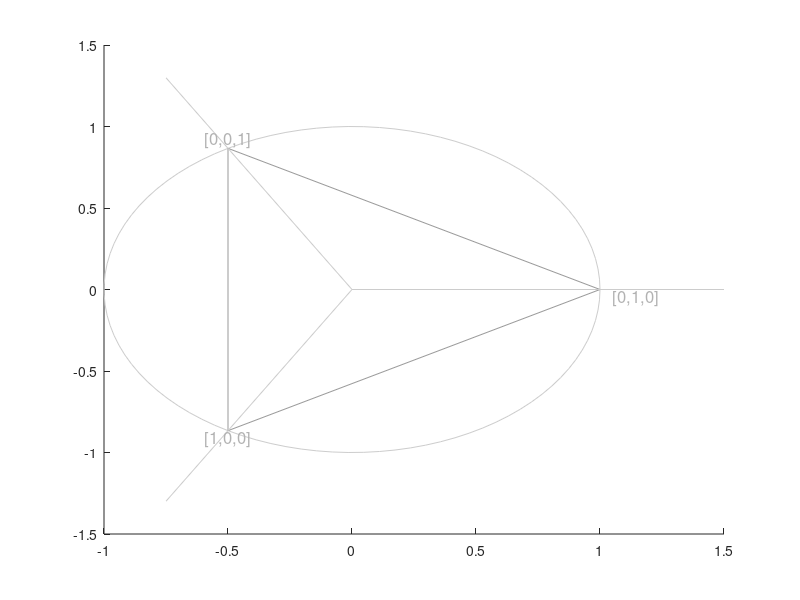

MATLAB code to generate this figure:
function drawTernaryTriangle(varargin)
% drawTernaryTriangle Draw guiding simplex and circles for one of the
% ternary texture planes.
%   Options:
%    'edgelabels'
%       How to label the corners of the simplex. Set to
%           'probability'   to show probability vectors at simplex edges.
%           'digit'         to show ternary digit at simplex edges.
%           'none'          to skip labeling simplex edges.
%    'fontscale'
%       Scale factor for label fonts.
%    'innercircle'
%       Set to false to not draw the inner guiding circle.
%    'outercircle'
%       Set to false to not draw the outer guiding circle.
%    'simplex'
%       Set to false to not draw the simplex boundary.
%    'axes'
%       Set to false to not draw the coordinate axes.
%    'circleopts'
%       Plot options for guiding circles.
%    'simplexopts'
%       Plot options for simplex boundary.
%    'axisopts'
%       Plot options for coordinate axes.
%    'axisovershoot'
%       Fraction by which to overshoot the axes.

% parse optional arguments
parser = inputParser;
parser.CaseSensitive = true;
parser.FunctionName = mfilename;

parser.addParameter('edgelabels', 'probability', @(s) ismember(s, {'probability', 'digit', 'none'}));
parser.addParameter('fontscale', 1, @(x) isscalar(x) && isnumeric(x) && x > 0);
parser.addParameter('innercircle', false, @(b) isscalar(b) && islogical(b));
parser.addParameter('outercircle', true, @(b) isscalar(b) && islogical(b));
parser.addParameter('simplex', true, @(b) isscalar(b) && islogical(b));
parser.addParameter('axes', true, @(b) isscalar(b) && islogical(b));
parser.addParameter('circleopts', {'color', [0.8, 0.8, 0.8], 'linewidth', 0.5}, @(c) iscell(c));
parser.addParameter('simplexopts', {'color', [0.6 0.6 0.6], 'linewidth', 0.5}, @(c) iscell(c));
parser.addParameter('axisopts', {'color', [0.8 0.8 0.8], 'linewidth', 0.5}, @(c) iscell(c));
parser.addParameter('axisovershoot', 0.5, @(x) isscalar(x) && isnumeric(x));

% show defaults if asked
if nargin == 1 && strcmp(varargin{1}, 'defaults')
    parser.parse;
    disp(parser.Results);
    return;
end

% parse
parser.parse(varargin{:});
params = parser.Results;

% prepare to revert to the original hold state
washold = ishold;
hold on;

% half the size of a simplex edge
max_t2 = sqrt(3)/2;
% these will be used to draw the circles
angle_range = linspace(0, 2*pi, 100);

% draw circles for orientation (radius 1 and 1/2)
if params.outercircle
    plot(cos(angle_range), sin(angle_range), params.circleopts{:});
end
if params.innercircle
    plot(0.5*cos(angle_range), 0.5*sin(angle_range), params.circleopts{:});
end

% draw the probability triangle
if params.simplex
    plot([-1/2 1 -1/2 -1/2], [-max_t2 0 max_t2 -max_t2], params.simplexopts{:});
end

% draw the main axes
if params.axes
    f = 1 + params.axisovershoot;
    plot([0 f], [0 0], params.axisopts{:});
    plot([0 -1/2*f], [0 f*max_t2], params.axisopts{:});
    plot([0 -1/2*f], [0 -f*max_t2], params.axisopts{:});
end

% label the corners
if ~strcmp(params.edgelabels, 'none')
    % decide what kind of labels to use
    switch params.edgelabels
        case 'probability'
            l1 = '[0,1,0]';
            l2 = '[0,0,1]';
            l3 = '[1,0,0]';
        case 'digit'
            l1 = '1';
            l2 = '2';
            l3 = '0';
        otherwise
            error([mfilename ':badlabels'], 'Unknown edgelabels.');
    end
    
    % draw the labels
    h1 = text(1.05, 0, l1, 'fontsize', params.fontscale*12, 'color', [0.7 0.7 0.7]);
    h2 = text(-0.5,  max_t2, l2, 'fontsize', params.fontscale*12, 'color', [0.7 0.7 0.7]);
    h3 = text(-0.5, -max_t2, l3, 'fontsize', params.fontscale*12, 'color', [0.7 0.7 0.7]);
    
    % align the labels appropriately
    set(h1, 'horizontalalignment', 'left', 'verticalalignment', 'top');
    set(h2, 'horizontalalignment', 'center', 'verticalalignment', 'bottom');
    set(h3, 'horizontalalignment', 'center', 'verticalalignment', 'top');
end

% restore hold state
if ~washold
    hold off;
end

end
